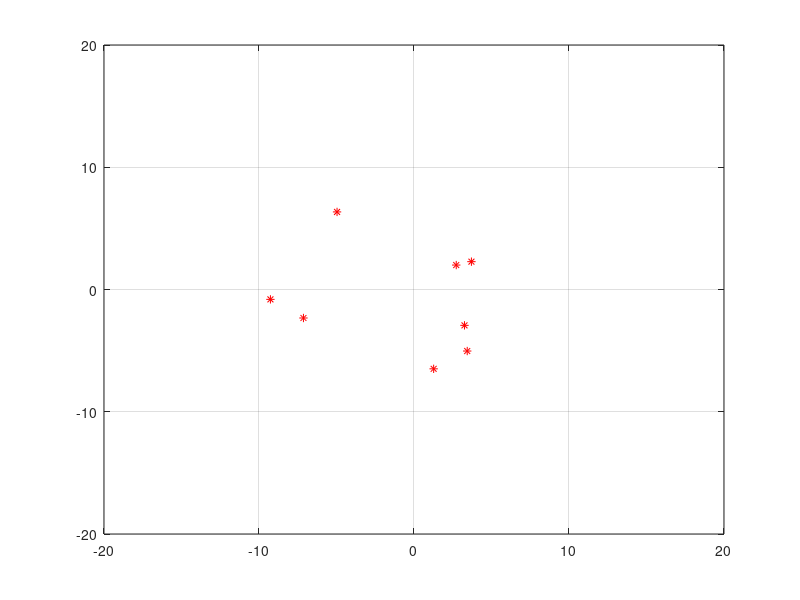

The MATLAB script that drew this image: (Note: this script raises an error after producing the figure.)
% paper: Distributed Kalman filter for cooperative localization with integrated measurements
% author: Yeong Jun Kim(colson)
% email: colson@korea.ac.kr
% date: 2020-07-28

% system eq
% x_{i,k+1} = A * x_{i,k} + B * w_{i,k}
% y_{i,k} = C * x_{i,k} + v_{i,k}
% z_{i,j,k} = D(x_{i,k} - x_{j,k})

%%
clear all
clc
clf
%% add path
addpath('/../matlab/filters');
%% global variables
global app
%% robot init
app.agent_num = 8;
app.adjacency = zeros(app.agent_num, app.agent_num);
app.adjacency(1,[7 8]) = [0.1 0.9];
app.adjacency(2,[1 8]) = [0.3 0.7];
app.adjacency(3,[1 2]) = [0.7 0.3];
app.adjacency(4,[2 3]) = [0.5 0.5];
app.adjacency(5,[3 4]) = [0.8 0.2];
app.adjacency(6,[4 5]) = [0.2 0.8];
app.adjacency(7,[5 6]) = [0.7 0.3];
app.adjacency(8,[6 7]) = [0.3 0.3];

%% simulation init
app.dt = 1;
app.iteration = 30;
for ct = 1:app.agent_num
    app.agent(ct).data.nx = 4;
    app.agent(ct).data.ny = 4;
    app.agent(ct).data.nu = 2;
    app.agent(ct).data.nz = 4;
    app.agent(ct).trajectory.real = zeros(app.agent(ct).data.nx, app.iteration);
    app.agent(ct).trajectory.filtered.al1 = zeros(app.agent(ct).data.nx, app.iteration);
    app.agent(ct).trajectory.filtered.al2 = zeros(app.agent(ct).data.nx, app.iteration);
    app.agent(ct).trajectory.measurement = zeros(app.agent(ct).data.ny, app.iteration);
    app.agent(ct).trajectory.time = zeros(1, app.iteration);
    app.agent(ct).trajectory.input = zeros(app.agent(ct).data.nu, app.iteration);
    app.agent(ct).trajectory.real(:,1) = normrnd([0 0 0 0]', [5 5 0 0]');
    app.agent(ct).trajectory.filtered.al1(:,1) = app.agent(ct).trajectory.real(:,1);
    app.agent(ct).trajectory.filtered.al2(:,1) = app.agent(ct).trajectory.real(:,1);
end
%% plotting init
figure(1);
clf;
ax = axes;
app.plot_agent = cell(1,app.agent_num);
app.plot_edge = cell(app.agent_num, app.agent_num);
for ct = 1:app.agent_num
    
    app.plot_agent{ct} = plot(ax, app.agent(ct).trajectory.real(1,1), app.agent(ct).trajectory.real(2,1), 'r*'); hold on; grid on;
end
for i = 1:app.agent_num-1
    for j = 1:app.agent_num
        if i == j
        else
            if(app.adjacency(i,j) == 1)
                x = zeros(1,2);
                y = zeros(1,2);
                x(1) = app.agent(i).trajectory.real(1,1); x(2) = app.agent(j).trajectory.real(1,1);
                y(1) = app.agent(i).trajectory.real(2,1); y(2) = app.agent(j).trajectory.real(2,1);
                app.plot_edge{i,j} = plot(ax, x,y, 'b-'); hold on;
            end
        end
    end
end
xlim([-20 20])
ylim([-20 20])
%% filtering class init
% examples
% global filters
% for ct = 1:app.agent_num
%    filters.FIR(ct).filter = FIR();
%    filters.EKF(ct).filter = EKF();
%    filters.PF(ct).filter = PF();
% end

P = diag([0.1, 0.1, 0.1, 0.1]);
Q = diag([0.01, 0.01, 0.01, 0.01]);
V = diag([4,4]);
R = diag([4,4]);
% R = app.adjacency * 2;
A = [1 0 app.dt 0;
    0 1 0 app.dt ;
    0 0 1 0;
    0 0 0 1];
B = [app.dt^2/2 0 0 0;
    0 app.dt 0 0;
    0 0 app.dt^2/2 0;
    0 0 0 app.dt];
C = [1 0 0 0;
    0 1 0 0];
D = [1 0 0 0;
    0 1 0 0];

for ag = 1:app.agent_num
    if(ag == 1 || ag == 5)
        C(2,2) = 0;
    end
    DKFCL_FILTER(ag) = DKFCL(P,Q,V,R,A,B,C,D,app.adjacency,app.agent(ag).trajectory.real(:,1),1,ag);
end
for ag = 1:app.agent_num
    if(ag == 1 || ag == 5)
        C(2,2) = 0;
    end
    DKFCL_FILTER(ag+app.agent_num) = DKFCL(P,Q,V,R,A,B,C,D,app.adjacency,app.agent(ag).trajectory.real(:,1),2,ag);
end
%% run simulation
% make real data
for ct = 2:app.iteration
    for ag = 1:app.agent_num
        app.agent(ag).trajectory.input(:,ct) = normrnd([1 1], 0.01)';
        app.agent(ag).trajectory.real(:,ct) = dynamics([app.agent(ag).trajectory.real(1:2,ct-1)' app.agent(ag).trajectory.input(:,ct)']',1);
    end
    %     update_plot(ct);
    %     pause(0.05);
end

% run filtering
for ct = 2:app.iteration
    for ag = 1:app.agent_num
        %prior_x update
        
    end
    for ag = 1:app.agent_num
        u_ = app.agent(ag).trajectory.input(:,ct);
        y_ = app.agent(ag).trajectory.real(1:2,ct) + normrnd([0 0]', 4);
        z_ = zeros(app.agent(1).data.nx, app.agent_num);
        for j = 1:app.agent_num
            z_(:,j) = app.agent(ag).trajectory.real(:,ct) - app.agent(j).trajectory.real(:,ct) + normrnd([0 0 0 0]', 4);
        end
        x_neighbor_ = zeros(app.agent(1).data.nx, app.agent_num);
        for j = 1:app.agent_num
            x_neighbor_(:,j) = A *DKFCL_FILTER(j).x_pre;
%             x_neighbor_(:,j) = app.agent(j).trajectory.real(:,ct);
        end
        app.agent(ag).trajectory.filtered.al1(:,ct) = DKFCL_run(DKFCL_FILTER(ag), u_, y_, z_, x_neighbor_);
        app.agent(ag).trajectory.filtered.al2(:,ct) = DKFCL_run(DKFCL_FILTER(ag+app.agent_num), u_, y_, z_, x_neighbor_);
    end
    update_plot(ct);
    
end
%% plot
figure(2);
clf;
x = zeros(1, app.iteration);
y = zeros(1, app.iteration);

for ag = 1:app.agent_num
   x(:) = app.agent(ag).trajectory.real(1,:); y(:) = app.agent(ag).trajectory.real(2,:);
   lege1 = ['real_ ' num2str(ag)]
   plot(x,y, '-d', 'DisplayName', lege1); hold on;
   x(:) = app.agent(ag).trajectory.filtered.al1(1,:); y(:) = app.agent(ag).trajectory.filtered.al1(2,:);
   lege2 = ['filtered_{al1} ' num2str(ag)]
   plot(x,y, '-*', 'DisplayName', lege2); hold on;
   x(:) = app.agent(ag).trajectory.filtered.al2(1,:); y(:) = app.agent(ag).trajectory.filtered.al2(2,:);
   lege3 = ['filtered_{al2} ' num2str(ag)]
   plot(x,y, '-*', 'DisplayName', lege3); hold on;
end
hold off;
legend;

%% local functions
function update_plot(index)
global app
for ag = 1:app.agent_num
    app.plot_agent{ag}.XData = app.agent(ag).trajectory.real(1,index);
    app.plot_agent{ag}.YData = app.agent(ag).trajectory.real(2,index);
end
for i = 1:app.agent_num-1
    for j = 1:app.agent_num
        if i == j
        else
            if(app.adjacency(i,j) == 1)
                x = zeros(1,2);
                y = zeros(1,2);
                x(1) = app.agent(i).trajectory.real(1,index); x(2) = app.agent(j).trajectory.real(1,index);
                y(1) = app.agent(i).trajectory.real(2,index); y(2) = app.agent(j).trajectory.real(2,index);
                app.plot_edge{i,j}.XData = x(:);
                app.plot_edge{i,j}.YData = y(:);
            end
        end
    end
end
end